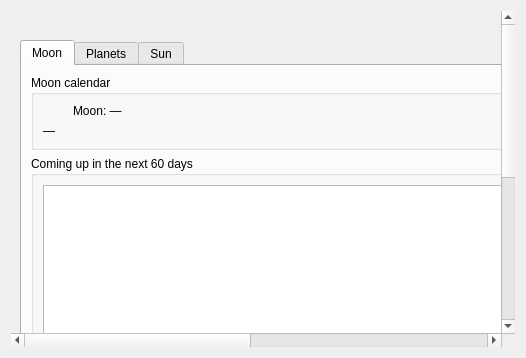
<?xml version="1.0" encoding="UTF-8"?>
<ui version="4.0">
 <class>SkyCalendarContent</class>
 <widget class="QWidget" name="SkyCalendarContent">
  <layout class="QVBoxLayout" name="verticalLayout">
   <item>
    <widget class="QScrollArea" name="scroll_sky">
     <property name="widgetResizable"><bool>true</bool></property>
     <property name="frameShape"><enum>QFrame::NoFrame</enum></property>
     <widget class="QWidget" name="sky_container">
      <layout class="QVBoxLayout" name="skyLayout">
       <item>
        <widget class="QLabel" name="lbl_impact">
         <property name="wordWrap"><bool>true</bool></property>
         <property name="text"><string/></property>
        </widget>
       </item>
       <item>
        <widget class="QTabWidget" name="tab_sky">
         <property name="tabPosition"><enum>QTabWidget::North</enum></property>
         <widget class="QWidget" name="tab_moon">
          <attribute name="title"><string>Moon</string></attribute>
          <layout class="QVBoxLayout" name="moonTabLayout">
           <item>
            <widget class="QGroupBox" name="grp_moon">
             <property name="title"><string>Moon calendar</string></property>
             <layout class="QVBoxLayout">
              <item>
               <layout class="QHBoxLayout">
                <item>
                 <widget class="QLabel" name="lbl_moon_icon">
                  <property name="maximumSize"><size><width>24</width><height>24</height></size></property>
                  <property name="alignment"><set>Qt::AlignVCenter|Qt::AlignLeft</set></property>
                  <property name="text"><string/></property>
                 </widget>
                </item>
                <item>
                 <widget class="QLabel" name="lbl_moon">
                  <property name="wordWrap"><bool>true</bool></property>
                  <property name="text"><string>Moon: —</string></property>
                 </widget>
                </item>
                <item>
                 <spacer name="moonSpacer">
                  <property name="orientation"><enum>Qt::Horizontal</enum></property>
                 </spacer>
                </item>
               </layout>
              </item>
              <item>
               <widget class="QLabel" name="lbl_moon_cal">
                <property name="wordWrap"><bool>true</bool></property>
                <property name="text"><string>—</string></property>
               </widget>
              </item>
             </layout>
            </widget>
           </item>
           <item>
            <widget class="QGroupBox" name="grp_events">
             <property name="title"><string>Coming up in the next 60 days</string></property>
             <layout class="QVBoxLayout">
              <item>
               <widget class="QListWidget" name="lst_events">
                <property name="toolTip"><string>Moon phases, conjunctions, oppositions, eclipses and meteor showers — computed locally, no network</string></property>
                <property name="maximumHeight"><number>320</number></property>
               </widget>
              </item>
             </layout>
            </widget>
           </item>
          </layout>
         </widget>
         <widget class="QWidget" name="tab_planets">
          <attribute name="title"><string>Planets</string></attribute>
          <layout class="QVBoxLayout" name="planetsTabLayout">
           <item>
            <widget class="QGroupBox" name="grp_planets">
             <property name="title"><string>Planets tonight</string></property>
             <layout class="QVBoxLayout">
              <item>
               <widget class="QTableWidget" name="tbl_planets">
                <property name="toolTip"><string>Rise, set and best moment for each planet tonight (UTC times; your local time in the tooltip)</string></property>
               </widget>
              </item>
             </layout>
            </widget>
           </item>
           <item>
            <widget class="QGroupBox" name="grp_jup">
             <property name="title"><string>Jupiter's moons this week</string></property>
             <layout class="QVBoxLayout">
              <item>
               <widget class="QListWidget" name="lst_jupmoons">
                <property name="toolTip"><string>Transits of the Galilean moons and their shadows across Jupiter's disc — visible from your site at night</string></property>
                <property name="maximumHeight"><number>190</number></property>
               </widget>
              </item>
              <item>
               <widget class="QLabel" name="lbl_jup_note">
                <property name="wordWrap"><bool>true</bool></property>
                <property name="text"><string>Local computation, planning grade: times to ±10 min. Saturn's moon transits (Titan) are out of season until ~2040.</string></property>
                <property name="styleSheet"><string notr="true">color: #8a90a6; font-size: 11px; font-style: italic;</string></property>
               </widget>
              </item>
             </layout>
            </widget>
           </item>
          </layout>
         </widget>
         <widget class="QWidget" name="tab_sun">
          <attribute name="title"><string>Sun</string></attribute>
          <layout class="QVBoxLayout" name="sunTabLayout">
           <item>
            <widget class="QGroupBox" name="grp_sun">
             <property name="title"><string>The Sun now</string></property>
             <layout class="QVBoxLayout">
              <item>
               <layout class="QHBoxLayout" name="sunMain">
                <item>
                 <widget class="QLabel" name="lbl_sun_image">
                  <property name="alignment"><enum>Qt::AlignCenter</enum></property>
                  <property name="minimumSize"><size><width>430</width><height>430</height></size></property>
                  <property name="maximumSize"><size><width>430</width><height>430</height></size></property>
                  <property name="text"><string>Press Refresh to load today's Sun (NASA SDO)</string></property>
                  <property name="wordWrap"><bool>true</bool></property>
                 </widget>
                </item>
                <item>
                 <widget class="QLabel" name="lbl_sun_map">
                  <property name="alignment"><enum>Qt::AlignCenter</enum></property>
                  <property name="minimumSize"><size><width>430</width><height>430</height></size></property>
                  <property name="maximumSize"><size><width>430</width><height>430</height></size></property>
                  <property name="text"><string>Active regions map (NOAA)</string></property>
                  <property name="wordWrap"><bool>true</bool></property>
                 </widget>
                </item>
                <item>
                 <widget class="QTextBrowser" name="txt_sun_data">
                  <property name="maximumWidth"><number>330</number></property>
                  <property name="maximumHeight"><number>430</number></property>
                 </widget>
                </item>
               </layout>
              </item>
              <item>
               <layout class="QHBoxLayout">
                <item>
                 <widget class="QPushButton" name="btn_refresh_sun">
                  <property name="text"><string>Refresh the Sun</string></property>
                 </widget>
                </item>
                <item>
                 <widget class="QLabel" name="lbl_channel">
                  <property name="text"><string>Channel:</string></property>
                 </widget>
                </item>
                <item>
                 <widget class="QComboBox" name="cmb_channel">
                  <property name="currentIndex"><number>3</number></property>
                  <item>
                   <property name="text"><string>Corona 193 Å</string></property>
                  </item>
                  <item>
                   <property name="text"><string>Chromosphere 304 Å</string></property>
                  </item>
                  <item>
                   <property name="text"><string>Corona 171 Å</string></property>
                  </item>
                  <item>
                   <property name="text"><string>Sunspots (visible)</string></property>
                  </item>
                  <item>
                   <property name="text"><string>Magnetogram</string></property>
                  </item>
                 </widget>
                </item>
                <item>
                 <spacer>
                  <property name="orientation"><enum>Qt::Horizontal</enum></property>
                 </spacer>
                </item>
                <item>
                 <widget class="QPushButton" name="btn_sun_post">
                  <property name="text"><string>Render PNG for socials</string></property>
                  <property name="toolTip"><string>Write today's Sun panel (with the observatory watermark) for your networks</string></property>
                 </widget>
                </item>
               </layout>
              </item>
             </layout>
            </widget>
           </item>
          </layout>
         </widget>
        </widget>
       </item>
       <item>
        <layout class="QHBoxLayout">
         <item>
          <widget class="QPushButton" name="btn_sky_post">
           <property name="text"><string>Sky post draft…</string></property>
           <property name="toolTip"><string>Draft the bilingual "sky today" post (Sun + Moon + planets)</string></property>
          </widget>
         </item>
         <item>
          <widget class="QLabel" name="lbl_links">
           <property name="text"><string>More:</string></property>
          </widget>
         </item>
         <item>
          <widget class="QPushButton" name="btn_raben">
           <property name="text"><string>Raben maps</string></property>
          </widget>
         </item>
         <item>
          <widget class="QPushButton" name="btn_solarmonitor">
           <property name="text"><string>SolarMonitor</string></property>
          </widget>
         </item>
         <item>
          <widget class="QPushButton" name="btn_sidc">
           <property name="text"><string>SIDC</string></property>
          </widget>
         </item>
         <item>
          <spacer>
           <property name="orientation"><enum>Qt::Horizontal</enum></property>
          </spacer>
         </item>
        </layout>
       </item>
       <item>
        <spacer>
         <property name="orientation"><enum>Qt::Vertical</enum></property>
        </spacer>
       </item>
      </layout>
     </widget>
    </widget>
   </item>
  </layout>
 </widget>
 <resources/>
 <connections/>
</ui>
